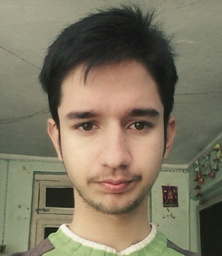
#> input picture photo.JPG, 222 x 256 px, shrunk from 720 x 832 before the run, found by its file name
$ python Sketcher.py
#> lines starting #> are read from the running program, lines starting #| are printed output that depends on the picture
import numpy as np
from PIL import Image


IMAGE_SORCE = Image.open("photo.jpg")
#> IMAGE_SORCE is the input picture: PIL image 222x256 RGB; mean R, G, B 127.5, 119.3, 98.6


def getdiff(im1, x, y):
    per_diffA = 0
    l1 = np.array(im1.getpixel((x, y)))
    for i in range(-1, 1):
            for j in range(-1, 1):
                k = y + j
                l = x + i
                if k > -1 and k < im1.size[1] and l > -1 and l < im1.size[0]:
                    l2 = np.array(im1.getpixel((x+i, y+j)))
                    result = np.abs(np.subtract(l1, l2))
                    diff = np.sum(result)
                    per_diff = (diff / np.sum(l1)) * 100
                    if per_diffA < per_diff:
                        per_diffA = per_diff
    return per_diffA


def makeskrtch(im1):
    array = []
    for i in range(im1.size[1]-1):
        print(i/(im1.size[1]-1)*100, "done")
        for j in range(im1.size[0]):
            per_diff = getdiff(im1, j, i)
            if per_diff > 15:
                array.append((0, 0, 0))
            elif per_diff > 10:
                array.append((169, 169, 169))
            elif per_diff > 5:
                array.append((192, 192, 192))
            elif per_diff > 1:
                array.append((211, 211, 211))
            else:
                array.append((255, 255, 255))
#> this loop made 255 passes
    return array


output = makeskrtch(IMAGE_SORCE)
im2 = Image.new(IMAGE_SORCE.mode, IMAGE_SORCE.size)
#> im2: PIL image 222x256 RGB; every value is 0
im2.putdata(output)
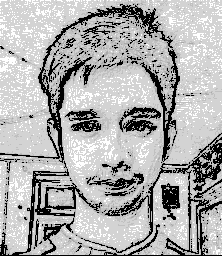
#> im2: PIL image 222x256 RGB; min 0, max 255, mean 173.2
im2.save("result.png")
im2.show()
